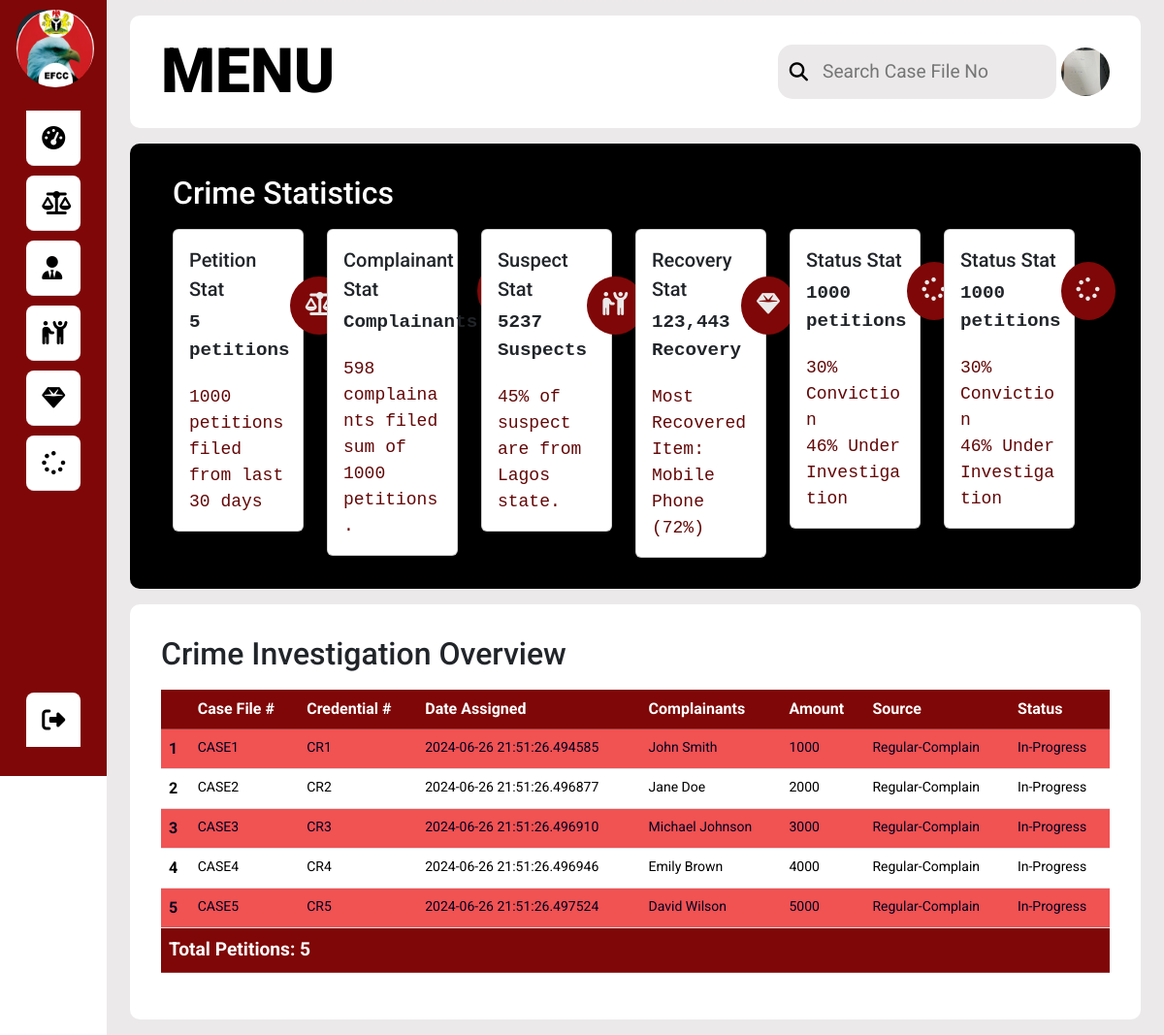
The app's page /dashboard (signed in) with its own data.
### models/petition.py (models this page shows, shortened)
class Petition(db.Model, UserMixin):
    __tablename__ = 'petitions'
    id = db.Column(db.Integer, primary_key=True, autoincrement=True)
    casefile_no = db.Column(db.String(50), nullable=False)
    cr_no = db.Column(db.String(50), nullable=False)
    date_received = db.Column(db.DateTime, nullable=False, default=datetime.now)
    date_assigned = db.Column(db.DateTime, nullable=False, default=datetime.now)
    amount_involved = db.Column(db.Integer, default=0)
    status_signal = db.Column(db.Enum('Convicted', 'In-Progress'))
    petition_source = db.Column(db.Enum('Intelligence', 'Regular-Complain'))
    staff_id = db.Column(db.Integer, db.ForeignKey('staffs.id'), nullable=False)
    recoveries = db.relationship("Recovery", cascade="all, delete-orphan", backref="petitions")
    suspects = db.relationship("Suspect", secondary="petition_suspect", viewonly=False, back_populates="petitions")
    complainants = db.relationship("Complainant", secondary="petition_complainant", viewonly=False, back_populates="petitions")
    staffs = db.relationship("Staff", secondary="petition_staff", viewonly=False, back_populates="petitions")

### models/complainant.py (models this page shows, shortened)
class Complainant(db.Model):
    __tablename__ = 'complainants'
    id = db.Column(db.Integer, primary_key=True, autoincrement=True)
    name = db.Column(db.String(128), nullable=False)
    address = db.Column(db.VARCHAR(128), nullable=False)
    nationality = db.Column(db.String(20), default="Nigerian", nullable=False)
    state = db.Column(db.Enum(*nigeria_states), nullable=False)
    gender = db.Column(db.Enum('Male', 'Female'), nullable=False)
    age = db.Column(db.Integer, nullable=False)
    occupation = db.Column(db.String(50), nullable=False)
    religion = db.Column(db.Enum('Islam', 'Christianity', 'Traditional', 'Others'), nullable=False)
    education = db.Column(db.Enum('Primary', 'Secondary', 'Tertiary'), nullable=False)
    phone_no = db.Column(db.VARCHAR(15), nullable=False)
    suspects = db.relationship("Suspect", secondary="complainant_suspect", viewonly=False, back_populates="complainants")
    petitions = db.relationship("Petition", secondary="petition_complainant", viewonly=False, back_populates="complainants")

### api/v1/views/index.py (the view)
@app_views.route("/dashboard", strict_slashes=False)
@login_required
def dashboard():
    from models.petition import Petition
    response = []
    all_petitions = Petition.query.all()
    """Get complainants names"""
    for petition in all_petitions:
        petition_dict = {}
        petition_dict['Case File #'] = petition.casefile_no
        petition_dict['Credential #'] = petition.cr_no
        petition_dict['Date Assigned'] = petition.date_assigned
        complainant_names = [str(compt.name) for compt in petition.complainants]
        petition_dict['Complainants'] = ", ".join(complainant_names)
        petition_dict['Amount'] = petition.amount_involved
        petition_dict['Source'] = petition.petition_source
        petition_dict['Status'] = petition.status_signal
        response.append(petition_dict)
    return render_template("dashboard.html",
                           dashboard_result_list=response,
                           sum_petition=len(all_petitions))

### models/__init__.py (called while the page is built)
@login_manager.user_loader
def load_user(user_id):
    return Staff.query.get(int(user_id))

### models/templates/dashboard.html (shortened to what this page needs)
{% extends "layout.html" %}
{% block content %}
<div class="row d-flex-column card--container mx-2">
    <h3 class="main--title">Crime Statistics</h3>
    <div class="row">
        <div class="col-sm-6 col-md-4 col-xl-2">
            <div class="card">
                <div class="card-body">
                    <div class="card-title card--header">
                        <div class="fact">
                            <span class="title">Petition Stat</span>
                            <span class="fact-figure"> {{ sum_petition }} petitions</span>
                        </div>
                        <i class="fa-solid fa-scale-balanced icon"></i>
                    </div>
                    <span class="card-text card-detail">
                        1000 petitions filed from last 30 days
                    </span>
                </div>
            </div>
        </div>
        <div class="col-sm-6 col-md-4 col-xl-2">
            <div class="card">
                <div class="card-body">
                    <div class="card-title card--header">
                        <div class="fact">
                            <span class="title">Complainant Stat</span>
                            <span class="fact-figure">{{ sum_complainants }} Complainants </span>
                        </div>
                    </div>
                    <span class="card-text card-detail">
                        598 complainants filed sum of 1000 petitions.
                    </span>
                </div>
            </div>
        </div>
        <div class="col-sm-6 col-md-4 col-xl-2">
            <div class="card">
                <div class="card-body">
                    <div class="card-title card--header">
                        <div class="fact">
                            <span class="title">Suspect Stat</span>
                            <span class="fact-figure">5237 Suspects</span>
                        </div>
                        <i class="fa-solid fa-people-robbery icon"></i>
                    </div>
                    <span class="card-text card-detail">
                        45% of suspect are from Lagos state.
                    </span>
                </div>
            </div>
        </div>
        <div class="col-sm-6 col-md-4 col-xl-2">
            <div class="card">
                <div class="card-body">
                    <div class="card-title card--header">
                        <div class="fact">
                            <span class="title">Recovery Stat</span>
                            <span class="fact-figure">123,443 Recovery</span>
                        </div>
                        <i class="fa-solid fa-gem icon"></i>
                    </div>
                    <span class="card-text card-detail">
                        Most Recovered Item: Mobile Phone (72%)
                    </span>
                </div>
            </div>
        </div>
        <div class="col-sm-6 col-md-4 col-xl-2">
            <div class="card">
                <div class="card-body">
                    <div class="card-title card--header">
                        <div class="fact">
                            <span class="title">Status Stat</span>
                            <span class="fact-figure">1000 petitions</span>
                        </div>
                        <i class="fa-solid fa-spinner icon"></i>
                    </div>
                    <span class="card-text card-detail">
                        30% Conviction<br> 46% Under Investigation
                    </span>
                </div>
            </div>
        </div>
        <div class="col-sm-6 col-md-4 col-xl-2">
            <div class="card">
                <div class="card-body">
                    <div class="card-title card--header">
                        <div class="fact">
                            <span class="title">Status Stat</span>
                            <span class="fact-figure">1000 petitions</span>
                        </div>
                        <i class="fa-solid fa-spinner icon"></i>
                    </div>
                    <span class="card-text card-detail">
                        30% Conviction<br> 46% Under Investigation
                    </span>
                </div>
            </div>
        </div>
    </div>
</div>
<div class="row mx-2">
    <div class="tabular--wrapper">
        <h3 class="main--title">Crime Investigation Overview</h3>
        <div class="table-responsive">
            <table class="table table-striped table-hover">
                <thead class="table-dark">
                    <tr>
                        <th scope="row">&nbsp;</th>
                        {% for obj in dashboard_result_list[0].keys() %}
                        <th scope="col">{{ obj }}</th>
                        {% endfor %}
                    </tr>
                </thead>
                <tbody>
                    {% for obj in dashboard_result_list %}
                    <tr>
                        <th scope="row">{{ loop.index }}</th>
                        {% for k, v in obj.items() %}
                        <td>{{ obj.get(k, '') }}</td>
                        {% endfor %}
                    </tr>
                    {% endfor %}
                </tbody>
                <tfoot class="table-dark ps-3">
                    <tr>
                        <td colspan="{{ dashboard_result_list[0]|length + 1 }}">Total Petitions: {{ sum_petition }}
                        </td>
                    </tr>
                </tfoot>
            </table>
        </div>
    </div>
</div>
{% endblock content %}

### models/templates/layout.html (shortened to what this page needs)
<!DOCTYPE html>
<html lang="en">
<head>
    <link rel="stylesheet" type="text/css" href="{{ url_for('static', filename='css/index.min.css') }}">
    <link rel="stylesheet" type="text/css" href="{{ url_for('static', filename='css/main.css') }}">
    <link rel="stylesheet" href="https://cdnjs.cloudflare.com/ajax/libs/font-awesome/6.4.0/css/all.min.css">
</head>
<body>
    <div class="sidebar">
        <div class="logo"><img src="{{ url_for('static', filename='efcc_logo1.jfif') }}" alt="EFCC"></div>
        <ul class="my-menu list-group list-group-flush">
            <li class="list-group-item">
                <a href="#">
                    <i class="fas fa-tachometer-alt"></i>
                </a>
            </li>
            <li class="list-group-item">
                <a href="/petitions">
                    <i class="fa-solid fa-scale-balanced"></i>
                </a>
            </li>
            <li class="list-group-item">
                <a href="/complainants">
                    <i class="fa-solid fa-user-tie"></i>
                </a>
            </li>
            <li class="list-group-item">
                <a href="/suspects">
                    <i class="fa-solid fa-people-robbery"></i>
                </a>
            </li>
            <li class="list-group-item">
                <a href="/recoveries">
                    <i class="fa-solid fa-gem"></i>
                </a>
            </li>
            <li class="list-group-item">
                <a href="/statuses">
                    <i class="fa-solid fa-spinner"></i>
                </a>
            </li>
            <li class="list-group-item logout">
                <a href="{{ url_for('app_views.logout') }}">
                    <i class="fa-solid fa-right-from-bracket"></i>
                </a>
            </li>
        </ul>
    </div>
    <div class="main--content">
        <div class="row mx-2">
            <div class="d-flex bd-highlight justify-content-between align-items-center header--wrapper">
                <div class="header--title">
                    {% if title %}
                    {{ title }}
                    {% else %}
                    MENU
                    {% endif %}
                </div>
                <div class="flex-nowrap d-flex justify-content-center align-items-center">
                    <div class="search--box">
                        <i class="fa-solid fa-search"></i>
                        <input type="text" placeholder="Search Case File No">
                    </div>
                    <img src="../static/dashboard.jpg" alt="Users">
                </div>
            </div>
        </div>
        {% block content %}
        {% endblock content %}
    </div>
</body>
</html>

### models/static/css/main.css (style rules this page uses)
* { margin: 0; padding: 0; border: none; outline: none; box-sizing: border-box; }
body { display: flex; font-family: 'Roboto', sans-serif; min-height: 100vh; }
:root { --efcc_r: #7F0707; --efcc_w: #fff; --efcc_b: #000; --efcc_h: #ebe9e9; }
.sidebar { position: sticky; top: 0; left: 0; bottom: 0; width: 110px; height: 100vh; padding: 0 1.7rem; background-color: var(--efcc_r); transition: all 0.5s linear; }
.logo { overflow: contain; margin-left: -10px; margin-top: 10px; margin-bottom: 30px; }
.logo img { height: 80px; width: 80px; border-radius: 50%; }
.my-menu { height: 82%; position: relative; list-style: none; margin-top: 3rem; display: flex; flex-direction: column; gap: 10px; }
.my-menu li { padding: 1rem; left: 0; border-radius: 8px; transition: all 0.5 ease-in-out; }
.my-menu a { color: var(--efcc_b); font-size: 14px; text-decoration: none; display: flex; align-items: center; gap: 1.5rem; }
.my-menu a i { font-size: 1.5rem; }
.logout { position: absolute; bottom: 0; left: 0; width: 100%; }
.main--content { position: relative; background: var(--efcc_h); width: 100%; padding: 1rem; }
.header--title { color: var(--efcc_b); font-size: 4rem; font-weight: 900; }
.header--wrapper img { width: 50px; height: 50px; cursor: pointer; border-radius: 50%; }
.header--wrapper { background-color: #fff; border-radius: 10px; padding: 10px 2rem; margin-bottom: 1rem; }
.search--box { background-color: var(--efcc_h); border-radius: 15px; color: var(--efcc_b); display: flex; align-items: center; gap: 5px; padding: 4px 12px; margin-right: 5px; }
.search--box input { background-color: transparent; padding: 10px; font-size: 1.2rem; }
.search--box i { font-size: 1.2rem; cursor: pointer; transition: all 0.5 ease-out; }
.card--container { background-color: var(--efcc_b); color: var(--efcc_w); padding: 2rem; border-radius: 10px; }
.main--title { padding-bottom: 10px; font-size: 2rem; }
.card--header { display: flex; justify-content: space-between; align-items: center; margin-bottom: 20px; }
.fact { display: flex; flex-direction: column; gap: 5px; }
.title { font-size: 20px; font-weight: 500; }
.fact-figure { font-size: 1.2rem; font-family: 'Courier New', Courier, monospace; font-weight: 600; }
.icon { color: var(--efcc_h); padding: 1rem; height: 60px; width: 60px; border-radius: 50%; text-align: center; font-size: 1.5rem; background-color: var(--efcc_r); }
.card-detail { font-size: 18px; color: rgb(99, 7, 7); font-family: 'Courier New', Courier, monospace; }
.tabular--wrapper { background-color: var(--efcc_w); margin-top: 1rem; border-radius: 10px; padding: 2rem; }
thead { background-color: var(--efcc_r); color: var(--efcc_w); }
th { padding: 15px; text-align: left; }
tbody { background-color: var(--efcc_w); }
td { padding: 15px; font-size: 14px; color: var(--efcc_b); }
tr:nth-child(even) { background-color: antiquewhite; }
tfoot { background-color: var(--efcc_r); font-weight: bold; }
tfoot td { padding: 15px; color: var(--efcc_w); font-size: 1.2rem; }

### records on screen
Petition: get "CASE1", get "CR1", get "2024-06-26 21:51:26.494585", get "1000"
Complainant: get "John Smith"
Petition: get "CASE2", get "CR2", get "2024-06-26 21:51:26.496877", get "2000"
Complainant: get "Jane Doe"
Petition: get "CASE3", get "CR3", get "2024-06-26 21:51:26.496910", get "3000"
Complainant: get "Michael Johnson"
Petition: get "CASE4", get "CR4", get "2024-06-26 21:51:26.496946", get "4000"
Complainant: get "Emily Brown"
Petition: get "CASE5", get "CR5", get "2024-06-26 21:51:26.497524", get "5000"
Complainant: get "David Wilson"

### other values on screen
{{ sum_petition }} "5"
{{ obj }} "Case File #" "Credential #" "Date Assigned" "Complainants" "Amount" "Source" "Status"
{{ obj.get(k, '') }} "Regular-Complain" "In-Progress" "Regular-Complain" "In-Progress" "Regular-Complain" "In-Progress" "Regular-Complain" "In-Progress" "Regular-Complain" "In-Progress"
